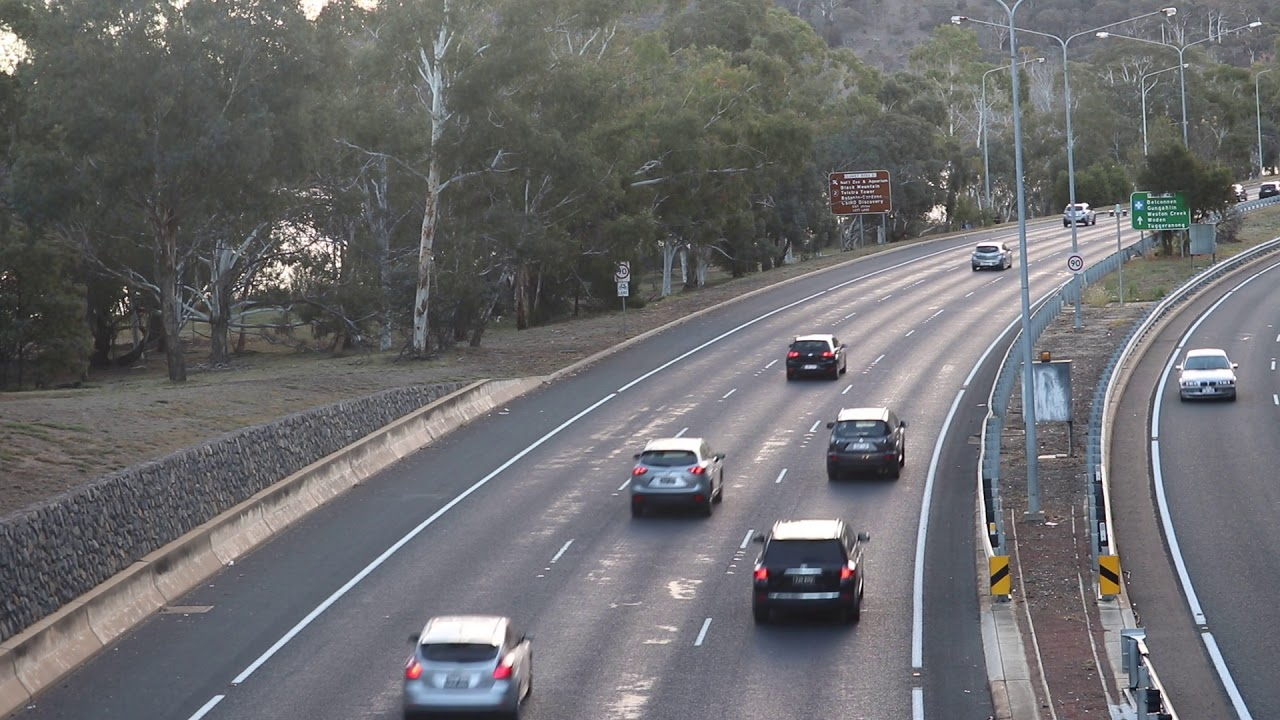
#> input picture OpenCV/data/cars.jpg, 1280 x 720 px
$ python cars_main.py
#> lines starting #> are read from the running program, lines starting #| are printed output that depends on the picture; after the words box and inside, x2 and y2 are one past the last pixel; in counts of white or black regions, pixels touching at a corner belong together
import cv2
import numpy as np
import matplotlib.pyplot as plt
# Google jupyter patch for opencv -> just for google colab
# from google.colab.patches import cv2_imshow

image = cv2.imread('./data/cars.jpg')
#> image is the input picture: shape (720, 1280, 3); mean B, G, R 109.9, 107.9, 107.9

# Load the uploaded car classifier
car_cascade_path = './data/cars.xml'
# Setup cascade:
car_cascade = cv2.CascadeClassifier(car_cascade_path)
# Check if the cascade file is loaded properly
if car_cascade.empty():
    raise IOError('Failed to load cascade classifier')

# Convert the image to grayscale:
gray = cv2.cvtColor(image, cv2.COLOR_BGR2GRAY)
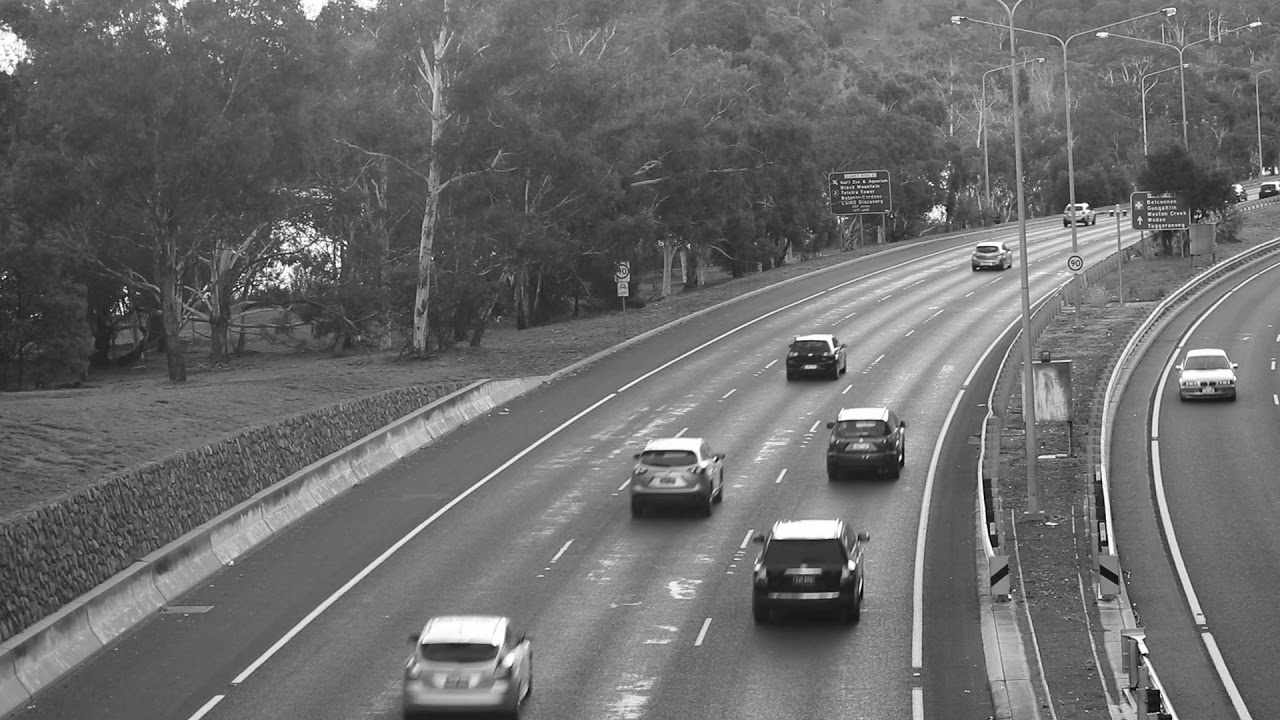
#> gray: shape (720, 1280); min 0, max 255, mean 108.1

# Detect cars in the image
cars = car_cascade.detectMultiScale(gray, 1.1, 1)
#> cars = [[132, 356, 23, 23], [955, 226, 66, 66], [433, 657, 47, 47], [756, 306, 103, 103], [1140, 324, 118, 118], [404, 578, 116, 116], [609, 433, 126, 126], [784, 378, 149, 149], [672, 432, 254, 254]]

# Draw rectangles around detected cars
for (x, y, w, h) in cars:
    cv2.rectangle(image, (x, y), (x+w, y+h), (0, 255, 0), 2)
#> this loop made 9 passes
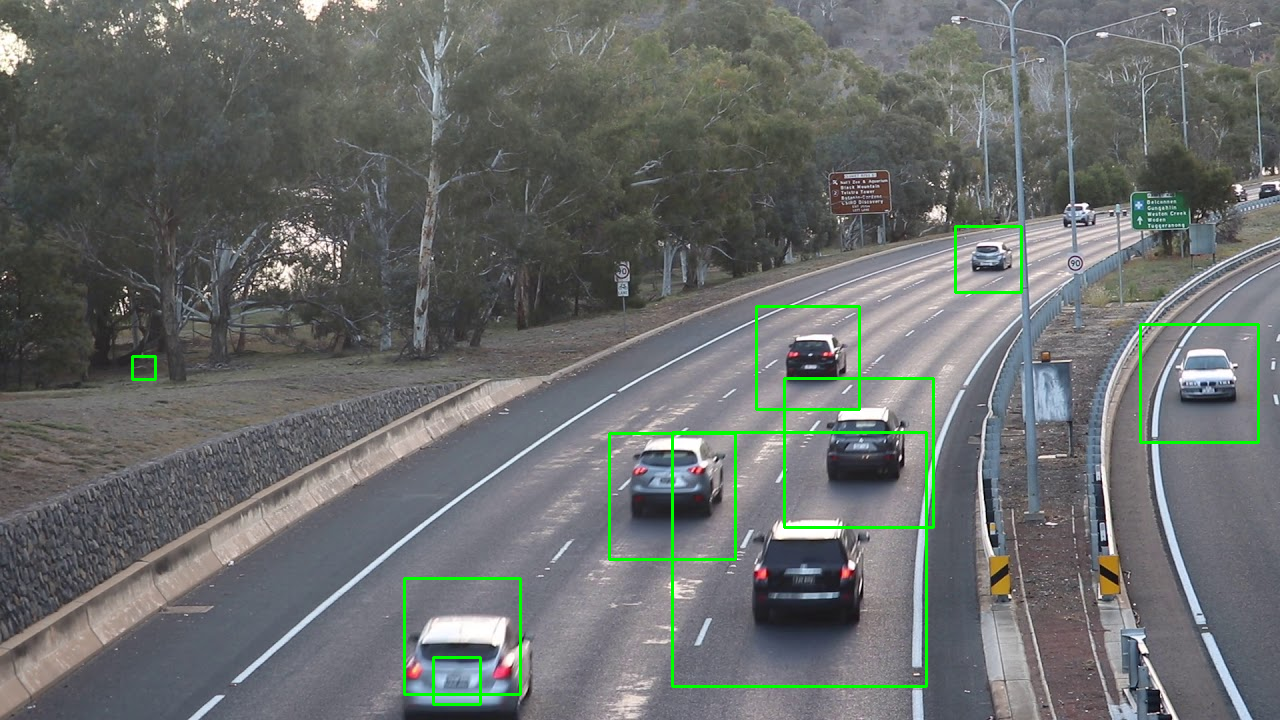
#> image: shape (720, 1280, 3); 1.28% of pixels changed, all inside (x1, y1, x2, y2) = (131, 225, 1260, 706)

# Display the image with detected cars
cv2.imshow('Cars', image)

# Print the number of cars detected
print(f'Number of cars detected: {len(cars)}')
#| Number of cars detected: 9
